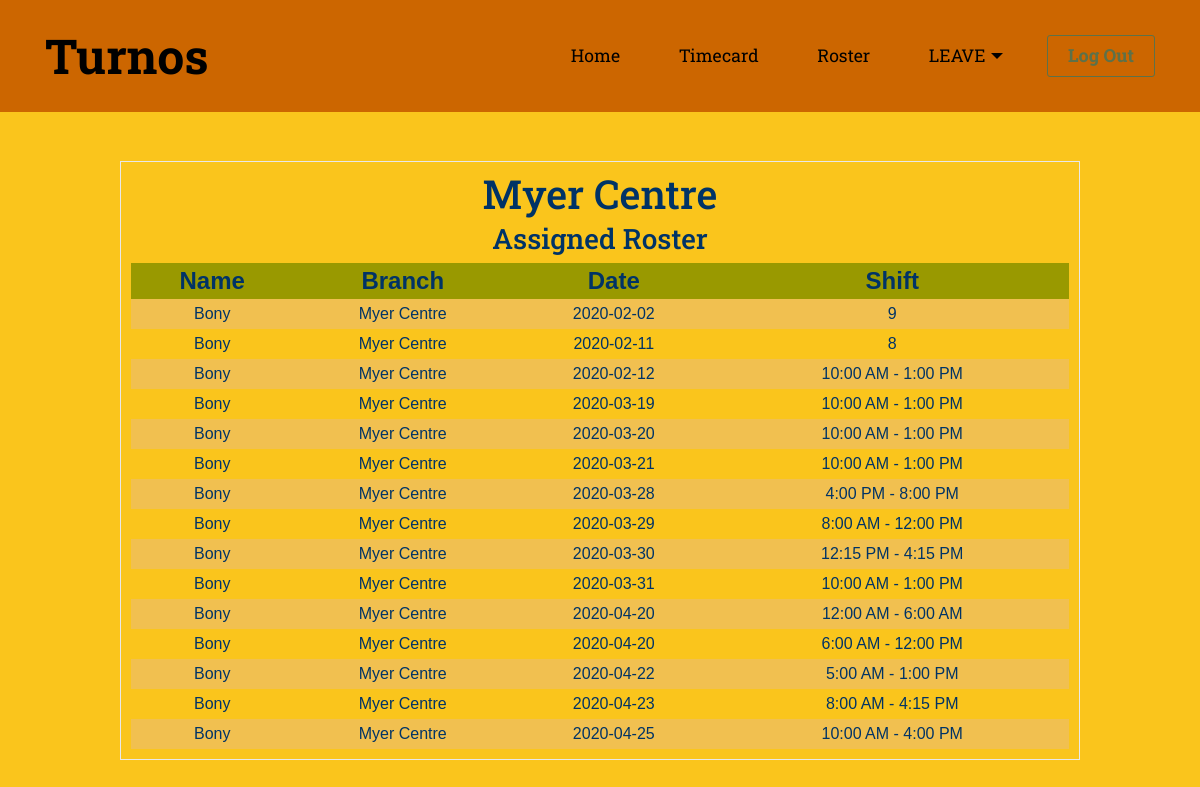
The page /eroster.php (signed in) on the database its author committed.
### tables this page shows
CREATE TABLE `employee` (
  `id` int NOT NULL,
  `name` varchar(25) NOT NULL,
  `empid` int NOT NULL,
  `password` varchar(100) NOT NULL,
  `email` varchar(25) NOT NULL,
  `mob` bigint NOT NULL,
  `branch` varchar(25) NOT NULL,
  `designation` varchar(25) NOT NULL,
  `type` int NOT NULL DEFAULT '5'
);

CREATE TABLE `schedule` (
  `id` int NOT NULL,
  `empid` int NOT NULL,
  `s_date` date NOT NULL,
  `shift` varchar(50) NOT NULL,
  `branch` varchar(20) NOT NULL
);

### eroster.php (the view, shortened to what this page needs)
<!DOCTYPE html>
<?php
    require_once "./db/config.php";
    $branch=$_SESSION['branch'];
    $id=$_SESSION['id'];
?>
<html>
<head>
  <link rel="stylesheet" href="assets/bootstrap-material-design-font/css/material.css">
  <link rel="stylesheet" href="assets/tether/tether.min.css">
  <link rel="stylesheet" href="assets/bootstrap/css/bootstrap.min.css">
  <link rel="stylesheet" href="assets/dropdown/css/style.css">
  <link rel="stylesheet" href="assets/animate.css/animate.min.css">
  <link rel="stylesheet" href="assets/theme/css/style.css">
  <link rel="stylesheet" href="assets/mobirise/css/mbr-additional.css" type="text/css">
</head>
<body>
<section id="menu-4">
    <nav class="navbar navbar-dropdown navbar-fixed-top">
        <div class="container">
            <div class="mbr-table">
                <div class="mbr-table-cell">
                    <div class="navbar-brand">
                        <a class="navbar-caption text-black" href="">Turnos</a>
                    </div>
                </div>
                <div class="mbr-table-cell">
                    <ul class="nav-dropdown collapse pull-xs-right nav navbar-nav navbar-toggleable-sm" id="exCollapsingNavbar">
                        <li class="nav-item dropdown"><a class="nav-link link" href="emphome.php">Home</a></li>
                        <li class="nav-item dropdown"><a class="nav-link link" href="timecard.php">Timecard</a></li>
                        <li class="nav-item"><a class="nav-link link" href="eroster.php">Roster</a></li>
                        <li class="nav-item dropdown"><a class="nav-link link dropdown-toggle" data-toggle="dropdown-submenu" href="" aria-expanded="false">LEAVE</a>
                        </li>
                        <li class="nav-item nav-btn"><a class="nav-link btn btn-success-outline btn-success" href="logout.php">Log Out</a></li>
                    </ul>
                </div>
            </div>
        </div>
    </nav>
</section>
<section class="mbr-section mbr-after-navbar" id="pricing-table2-6" style="background-color: rgb(250, 197, 28); padding-top: 120px; padding-bottom: 120px;">
    <div class="mbr-section mbr-section__container mbr-section__container--middle">
      <div class="container">
          <div class="row">
              <div class="col-xs-12 text-xs-center">
              </div>
          </div>
      </div>
    </div>
    <div class="mbr-section mbr-section-nopadding mbr-price-table">
      <div class="row">
                <div class="mbr-plan card text-xs-center" id="maindiv">
                    <form method="post" id="fid">
                    <caption>
                        <h1><?php echo $branch; ?></h1>
                        <h3>Assigned Roster</h3>
                    </caption>
                    <table align="center" cellpadding="8px" cellspacing="2px" style="width: 100%" >
                        <tr>
                            <th align="center">Name</th>
                            <th align="center">Branch</th>
                            <th align="center">Date</th>
                            <th align="center">Shift</th>
                        </tr>
                        <?php
                            $qry="SELECT * FROM `schedule` WHERE empid=$id ORDER by s_date ";
                            $result = mysqli_query($link, $qry);
                            if (mysqli_num_rows($result) > 0) {
                                while($row = mysqli_fetch_array($result)) {
                                     $det_sel_qry="select name , branch from employee where id=". $row['empid'];
                                     $res_em=mysqli_query($link, $det_sel_qry);
                                     if (mysqli_num_rows($res_em) > 0) {
                                        while($emrow = mysqli_fetch_array($res_em)) {
                        ?>
                        <tr class="trr1">
                                        <td><?php echo $emrow[0];?>
                                        </td>
                                        <td><?php echo $emrow[1];?></td>
                                        <td><?php echo $row['s_date'];?>
                                            </td>
                                        <td><?php echo $row['shift'];?>
                                            </td>
                    <?php
                                        }
                                    }
                                }
                            }
                    ?>
                    </table>
                </form>
                </div>
            </div>
    </div>
</section>
  </body>
</html>

### assets/dropdown/css/style.css (style rules this page uses)
.navbar-dropdown { left: 0; padding: 0; position: absolute; right: 0; top: 0; transition: all 0.45s ease; z-index: 1030; }
.navbar-dropdown .navbar-brand { float: none; font-size: 0; padding: 1.25rem 0; position: relative; transition: padding 0.25s ease; white-space: nowrap; }
.navbar-dropdown .navbar-brand::before { content: ""; display: inline-block; height: 100%; vertical-align: middle; }
.navbar-dropdown .navbar-logo, .navbar-dropdown .navbar-caption { display: inline-block; vertical-align: middle; }
.navbar-dropdown .mbr-table-cell { height: 5.625rem; }
.navbar-dropdown .navbar-caption { font-family: "Montserrat"; font-size: 1rem; font-weight: 700; white-space: normal; }
.navbar-dropdown .navbar-caption, .navbar-dropdown .navbar-caption:hover { color: inherit; text-decoration: none; }
.navbar-dropdown.navbar-fixed-top { position: fixed; }
.nav-dropdown { display: table !important; font-family: "Montserrat"; font-size: 0.75rem; font-weight: 700; height: auto !important; }
.nav-dropdown .nav-item { display: table-cell; float: none; vertical-align: middle; }
.nav-dropdown .nav-btn { padding-left: 1rem; }
.nav-dropdown .link { margin: 1.667em; padding: 0; transition: color .2s ease-in-out; }
.nav-dropdown .link.dropdown-toggle { margin-right: 2.583em; }
.nav-dropdown .link.dropdown-toggle::after { margin-left: .25rem; border-top: 0.35em solid; border-right: 0.35em solid transparent; border-left: 0.35em solid transparent; border-bottom: 0; }
.nav-dropdown .link.dropdown-toggle::after { display: block; margin-top: -0.1667em; position: absolute; right: 1.3333em; top: 50%; }
.nav-dropdown .link::after, .nav-dropdown .dropdown-item::after { color: inherit; }
.nav-dropdown .btn { font-size: 0.75rem; font-weight: 700; letter-spacing: 0; margin-bottom: 0; padding-left: 1.25rem; padding-right: 1.25rem; }

### assets/theme/css/style.css (style rules this page uses)
.container { position: relative; }
.btn { margin-bottom: 0.5rem; }
.btn { font-family: 'Montserrat', sans-serif; font-weight: 500; letter-spacing: 2px; padding: 0.75rem 2.1875rem; font-size: 0.75rem; line-height: 1.5; border-radius: 3px; -webkit-transition: all .3s ease-in-out; -moz-transition: all .3s ease-in-out; transition: all .3s ease-in-out; }
.btn-success { background-color: #90a878; border-color: #90a878; box-shadow: none; color: #fff; }
.btn-success-outline { background: none; border-color: #5d7149; color: #5d7149; }
body { font-family: 'Roboto Slab', serif; background-color: #ff9900; color: #232323; }
h1, h2, h3, h4, h5, h6, .h1, .h2, .h3, .h4, .h5, .h6, .display-1, .display-2, .display-3, .display-4 { font-family: 'Montserrat', sans-serif; word-break: break-word; word-wrap: break-word; }
.text-black { color: #535353 !important; }
.mbr-section { position: relative; padding-bottom: 120px; background-position: 50% 50%; background-repeat: no-repeat; background-size: cover; }
.mbr-section__container--middle { padding-top: 0; padding-bottom: 40px; }
.mbr-section-nopadding { padding-top: 0; padding-bottom: 0; }
.mbr-table { display: table; width: 100%; }
.mbr-table-cell { display: table-cell; float: none; padding-bottom: 0; padding-top: 0; position: relative; vertical-align: middle; }
.mbr-price-table .row { margin-left: 0; margin-right: 0; }
.mbr-price-table .row > div { padding-left: 0.625rem; padding-right: 0.625rem; }
.mbr-plan { background: none; border-radius: 0; border: 1px solid rgba(255, 255, 255, 0.2); color: #036; margin-bottom: 0; padding: 0.625rem; }
.navbar-brand .text-black { color: #000 !important; }
body { font-family: "Poppins", sans-serif; height: 100vh; background-image: url(images/log_bg.jpg); background-position: center; background-repeat: no-repeat; }
a { color: #036; display:inline-block; text-decoration: none; font-weight: 400; }

### eroster.php (style rules this page uses)
#maindiv { width: 80%; height: 120%; margin-left: 10%; }
body { color : #000000; font-family: sans-serif; }
tr { height: 30px; }
tr:nth-child(even) { background-color: #F1C050; }
th { background-color: #999900; height: 35px; font-size: x-large; }

### rows shown on the page
schedule: s_date "2020-02-02", shift "9"
employee: name "Bony", branch "Myer Centre"
schedule: s_date "2020-02-11", shift "8"
schedule: s_date "2020-02-12", shift "10:00 AM - 1:00 PM"
schedule: s_date "2020-03-19", shift "10:00 AM - 1:00 PM"
schedule: s_date "2020-03-20", shift "10:00 AM - 1:00 PM"
schedule: s_date "2020-03-21", shift "10:00 AM - 1:00 PM"
schedule: s_date "2020-03-28", shift "4:00 PM - 8:00 PM"
schedule: s_date "2020-03-29", shift "8:00 AM - 12:00 PM"
schedule: s_date "2020-03-30", shift "12:15 PM - 4:15 PM"
schedule: s_date "2020-03-31", shift "10:00 AM - 1:00 PM"
schedule: s_date "2020-04-20", shift "12:00 AM - 6:00 AM"
schedule: s_date "2020-04-20", shift "6:00 AM - 12:00 PM"
schedule: s_date "2020-04-22", shift "5:00 AM - 1:00 PM"
schedule: s_date "2020-04-23", shift "8:00 AM - 4:15 PM"
schedule: s_date "2020-04-25", shift "10:00 AM - 4:00 PM"

### other values the page prints
$branch "Myer Centre"
